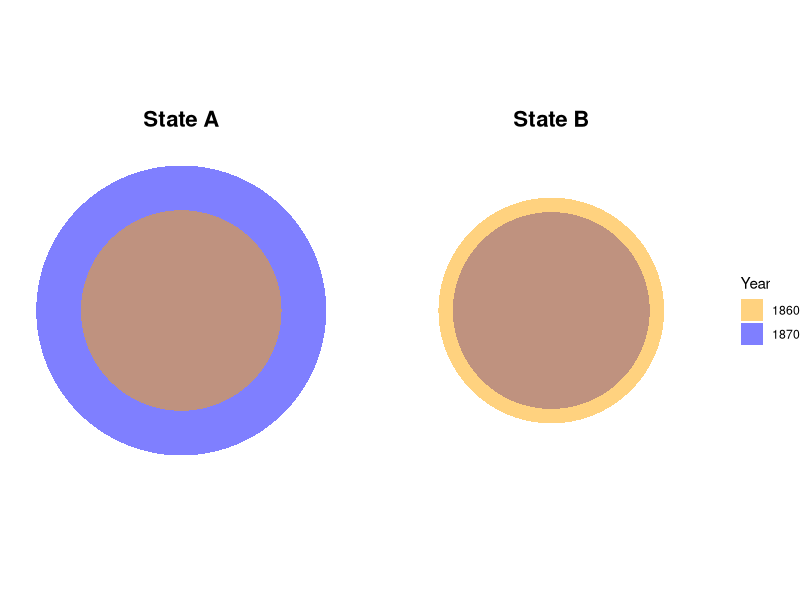
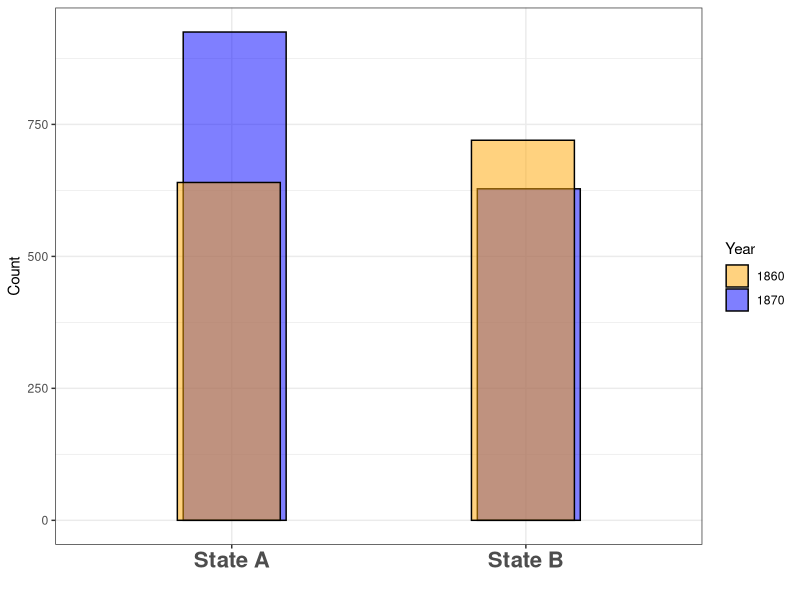
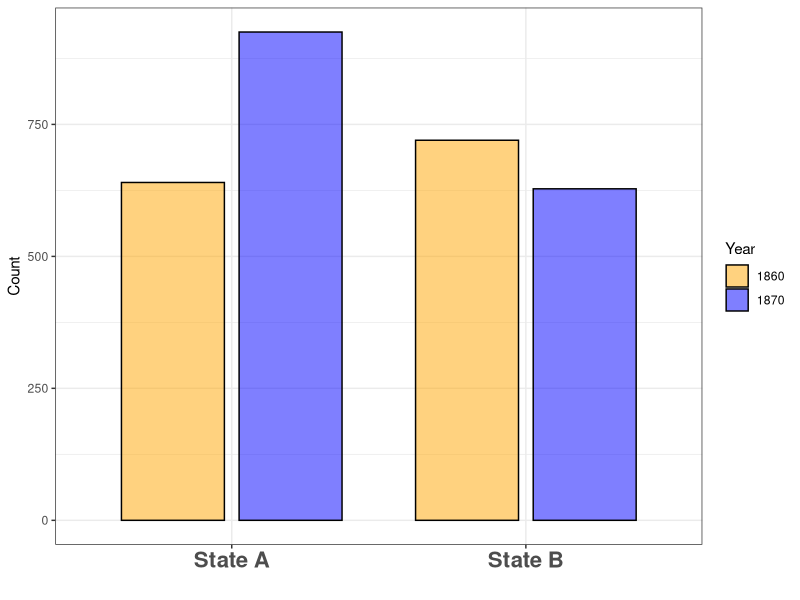
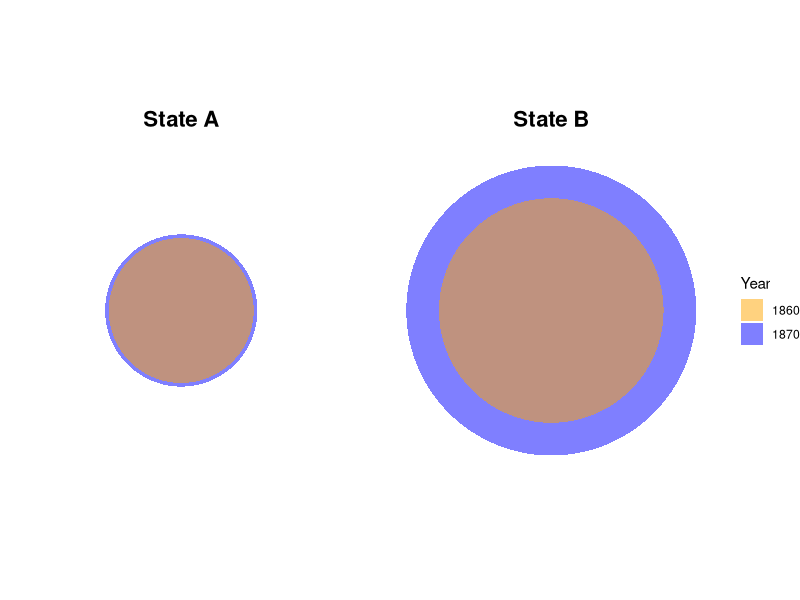
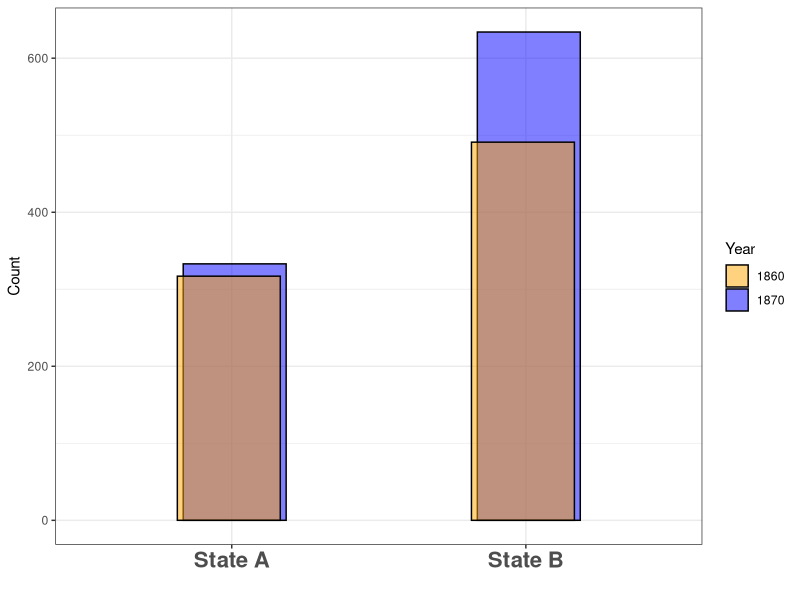
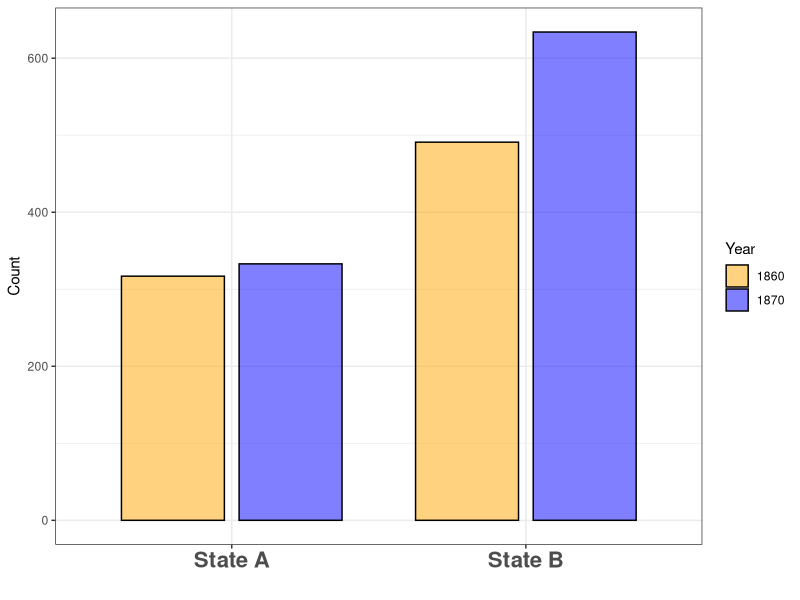
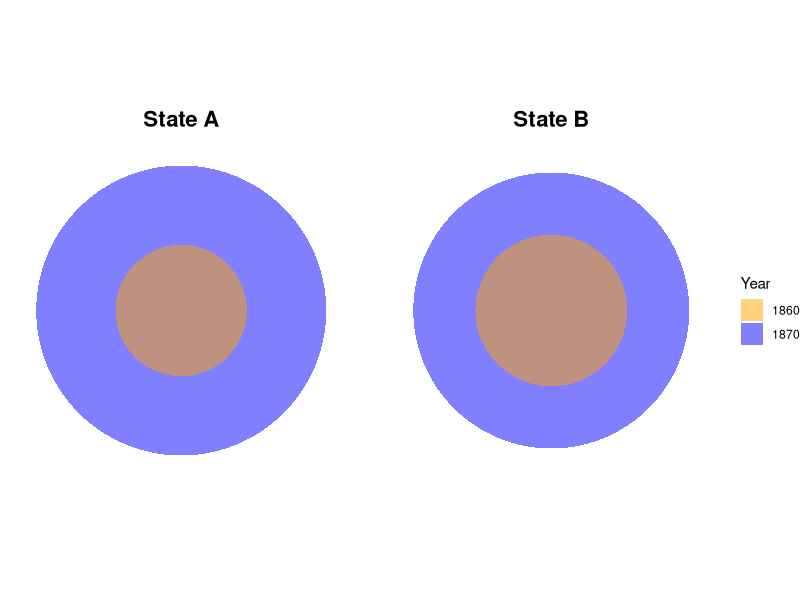
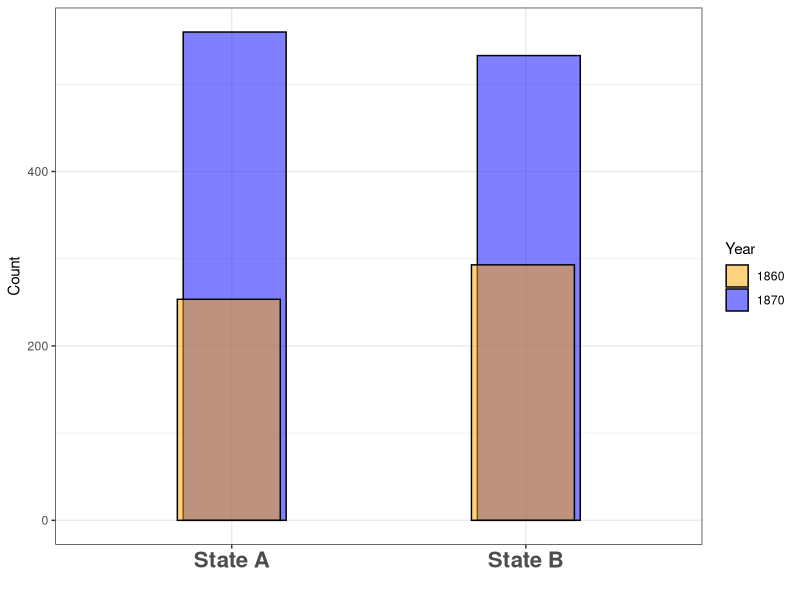

The R script that drew these images, in order:
## ---- chunk 1
library(ggplot2)
library(dplyr)
library(readr)
library(tidyr)
library(purrr)
library(stringr)

# Load data
visuals_data <- read_csv("Visuals_data_cleaned.csv",
                         col_types = cols(
                           State = col_character(),
                           Year = col_factor(levels = c("1860", "1870"), ordered = TRUE),
                           `Mentally Ill` = col_double(),
                           Blind = col_double(),
                           `Developmentally Disabled` = col_double(),
                           `Deaf-Mutes` = col_double()
                         ))

# Convert to long format
visuals_long <- visuals_data %>%
  pivot_longer(cols = c(`Mentally Ill`, Blind, `Developmentally Disabled`, `Deaf-Mutes`),
               names_to = "Category",
               values_to = "Count")

# Define the 10 specific states and their ratio calculations
target_ratios <- list(
  "MINNESOTA" = list(category = "Developmentally Disabled", ratio_type = "1860_to_1870"),
  "LOUISIANA" = list(category = "Mentally Ill", ratio_type = "1860_to_1870"),
  "WISCONSIN" = list(category = "Developmentally Disabled", ratio_type = "1860_to_1870"),
  "IOWA" = list(category = "Developmentally Disabled", ratio_type = "1860_to_1870"),
  "SOUTH CAROLINA" = list(category = "Mentally Ill", ratio_type = "1860_to_1870"),
  "TENNESSEE" = list(category = "Mentally Ill", ratio_type = "1860_to_1870"),
  "GEORGIA" = list(category = "Mentally Ill", ratio_type = "1860_to_1870"),
  "KENTUCKY" = list(category = "Developmentally Disabled", ratio_type = "1860_to_1870"),
  "MAINE" = list(category = "Developmentally Disabled", ratio_type = "1860_to_1870"),
  "MISSOURI" = list(category = "Mentally Ill", ratio_type = "1860_to_1870")
)

# Calculate individual state ratios (smaller/bigger for each state)
calculate_ratios <- function(data, target_states) {
  ratios_df <- data.frame(
    State = character(),
    Category = character(),
    Ratio_1860_to_1870 = numeric(),
    Count_1860 = numeric(),
    Count_1870 = numeric(),
    stringsAsFactors = FALSE
  )

  for (state in names(target_states)) {
    category <- target_states[[state]]$category

    state_data <- data %>%
      filter(State == state, Category == category) %>%
      select(State, Year, Category, Count) %>%
      pivot_wider(names_from = Year, values_from = Count)

    if (nrow(state_data) > 0) {
      count_1860 <- state_data$`1860`
      count_1870 <- state_data$`1870`
      
      # Calculate ratio as smaller/bigger to ensure it's always < 1
      if (count_1860 <= count_1870) {
        ratio <- count_1860 / count_1870
      } else {
        ratio <- count_1870 / count_1860
      }

      ratios_df <- rbind(ratios_df, data.frame(
        State = state,
        Category = category,
        Ratio_1860_to_1870 = ratio,
        Count_1860 = count_1860,
        Count_1870 = count_1870,
        stringsAsFactors = FALSE
      ))
    }
  }

  return(ratios_df)
}

# Calculate ratios for our target states
state_ratios <- calculate_ratios(visuals_long, target_ratios)
print("Calculated Ratios (all should be <= 1):")
print(state_ratios)

# FIXED: Define the 5 specific pairs as requested using c() instead of list()
specific_pairs <- list(
  c("TENNESSEE", "MAINE"),
  c("SOUTH CAROLINA", "GEORGIA"),
  c("WISCONSIN", "IOWA"),
  c("KENTUCKY", "MISSOURI"),
  c("MINNESOTA", "LOUISIANA")
)

cat("\nTotal number of specific pairs:", length(specific_pairs), "\n")

# Enhanced plotting function with anonymous labeling
create_anonymous_pair_plot <- function(data, vis_type, states, pair_number, ratios_data) {
  # Get the categories for each state
  state1_category <- target_ratios[[states[1]]]$category
  state2_category <- target_ratios[[states[2]]]$category

  # Filter data for both states and their respective categories
  df1 <- data %>% 
    filter(Category == state1_category, State == states[1])

  df2 <- data %>% 
    filter(Category == state2_category, State == states[2])

  # Create anonymous labels: State A and State B (no category info)
  df1$Anonymous_State <- "State A"
  df2$Anonymous_State <- "State B"
  
  # Combine the data
  df <- rbind(df1, df2) %>%
    mutate(Anonymous_State = factor(Anonymous_State, levels = c("State A", "State B")))

  if (nrow(df) == 0) {
    stop(paste("No data found for pair:", paste(states, collapse = " vs ")))
  }

  if (vis_type == "polar") {
    p <- ggplot(df, aes(x = 1, y = Count, fill = Year)) +
      geom_col(position = "identity", alpha = 0.5) +
      scale_fill_manual(values = c("1860" = "orange", "1870" = "blue")) +
      coord_polar(theta = "x") +
      facet_wrap(~ Anonymous_State, ncol = 2) +
      theme_void() +
      theme(strip.text = element_text(size = 16, face = "bold"))

  } else {
    base_plot <- ggplot(df, aes(x = Anonymous_State, y = Count, fill = Year)) +
      scale_fill_manual(values = c("1860" = "orange", "1870" = "blue")) +
      theme_bw() +
      theme(axis.text.x = element_text(size = 16, face = "bold")) +
      labs(x = "", y = "Count")

    if (vis_type == "overlaid") {
      p <- base_plot +
        # to change how overlapped they are change the position_dodge(width = x), as x approaches 0, it gets more overlaid 
         geom_col(position = position_dodge(width = .04), width = 0.7, alpha = 0.5, color = "black")

    } else if (vis_type == "dodged") {
      p <- base_plot +
        geom_col(position = position_dodge(width = .8), width = 0.7, alpha = 0.5, color = "black")
    } else {
      stop("Unknown visual type")
    }
  }

  return(p)
}

# Create output folder
if (!dir.exists("specific_pairs_anonymous")) {
  dir.create("specific_pairs_anonymous")
}

# Define visualization types
visual_types <- c("polar", "overlaid", "dodged")

# Generate plots for the 5 specific pairs only
cat("\nGenerating plots for", length(specific_pairs), "specific pairs...\n")

for (i in seq_along(specific_pairs)) {
  pair <- specific_pairs[[i]]
  cat("Processing pair", i, ":", paste(pair, collapse = " vs "), "\n")

  for (vis in visual_types) {
    tryCatch({
      # Create safe filename with pair number only (no state names)
      file_name <- paste0("specific_pairs_anonymous/Pair_", i, "_", vis, ".png")

      plot_obj <- create_anonymous_pair_plot(visuals_long, vis, pair, i, state_ratios)
      ggsave(file_name, plot = plot_obj, width = 10, height = 6, dpi = 300)

    }, error = function(e) {
      cat("Error creating", vis, "plot for pair", i, ":", e$message, "\n")
    })
  }
}

# Create a mapping file (for your reference only - don't share with viewers)
pair_mapping <- data.frame(
  Pair_Number = 1:length(specific_pairs),
  State_A = sapply(specific_pairs, `[`, 1),
  State_B = sapply(specific_pairs, `[`, 2),
  State_A_Category = sapply(specific_pairs, function(x) target_ratios[[x[1]]]$category),
  State_B_Category = sapply(specific_pairs, function(x) target_ratios[[x[2]]]$category)
)

write.csv(pair_mapping, "specific_pairs_anonymous/pair_mapping_CONFIDENTIAL.csv", row.names = FALSE)

# Create summary with anonymous data (safe to share)
anonymous_summary <- data.frame(
  Pair_Number = 1:length(specific_pairs),
  State_A_Category = sapply(specific_pairs, function(x) target_ratios[[x[1]]]$category),
  State_B_Category = sapply(specific_pairs, function(x) target_ratios[[x[2]]]$category)
)

write.csv(anonymous_summary, "specific_pairs_anonymous/anonymous_summary.csv", row.names = FALSE)

cat("\nPlot generation complete!\n")
cat("- Check 'specific_pairs_anonymous' folder for", length(specific_pairs) * length(visual_types), "plots\n")
cat("- Confidential mapping (for your eyes only): pair_mapping_CONFIDENTIAL.csv\n")
cat("- Anonymous summary (safe to share): anonymous_summary.csv\n")

print("\nPair mapping (CONFIDENTIAL - for your reference only):")
print(pair_mapping)

print("\nAnonymous summary (safe to share with viewers):")
print(anonymous_summary)


## ---- chunk 2
library(ggplot2)
library(dplyr)
library(readr)
library(tidyr)
library(purrr)
library(stringr)

# Load data
visuals_data <- read_csv("Visuals_data_cleaned.csv",
                         col_types = cols(
                           State = col_character(),
                           Year = col_factor(levels = c("1860", "1870"), ordered = TRUE),
                           `Mentally Ill` = col_double(),
                           Blind = col_double(),
                           `Developmentally Disabled` = col_double(),
                           `Deaf-Mutes` = col_double()
                         ))

# Convert to long format
visuals_long <- visuals_data %>%
  pivot_longer(cols = c(`Mentally Ill`, Blind, `Developmentally Disabled`, `Deaf-Mutes`),
               names_to = "Category",
               values_to = "Count")

# Define the 10 specific states and their ratio calculations
target_ratios <- list(
  "MINNESOTA" = list(category = "Developmentally Disabled", ratio_type = "1860_to_1870"),
  "LOUISIANA" = list(category = "Mentally Ill", ratio_type = "1860_to_1870"),
  "WISCONSIN" = list(category = "Developmentally Disabled", ratio_type = "1860_to_1870"),
  "IOWA" = list(category = "Developmentally Disabled", ratio_type = "1860_to_1870"),
  "SOUTH CAROLINA" = list(category = "Mentally Ill", ratio_type = "1860_to_1870"),
  "TENNESSEE" = list(category = "Mentally Ill", ratio_type = "1860_to_1870"),
  "GEORGIA" = list(category = "Mentally Ill", ratio_type = "1860_to_1870"),
  "KENTUCKY" = list(category = "Developmentally Disabled", ratio_type = "1860_to_1870"),
  "MAINE" = list(category = "Developmentally Disabled", ratio_type = "1860_to_1870"),
  "MISSOURI" = list(category = "Mentally Ill", ratio_type = "1860_to_1870")
)

# Calculate individual state ratios (smaller/bigger for each state)
calculate_ratios <- function(data, target_states) {
  ratios_df <- data.frame(
    State = character(),
    Category = character(),
    Ratio_1860_to_1870 = numeric(),
    Count_1860 = numeric(),
    Count_1870 = numeric(),
    stringsAsFactors = FALSE
  )

  for (state in names(target_states)) {
    category <- target_states[[state]]$category

    state_data <- data %>%
      filter(State == state, Category == category) %>%
      select(State, Year, Category, Count) %>%
      pivot_wider(names_from = Year, values_from = Count)

    if (nrow(state_data) > 0) {
      count_1860 <- state_data$`1860`
      count_1870 <- state_data$`1870`
      
      # Calculate ratio as smaller/bigger to ensure it's always < 1
      if (count_1860 <= count_1870) {
        ratio <- count_1860 / count_1870
      } else {
        ratio <- count_1870 / count_1860
      }

      ratios_df <- rbind(ratios_df, data.frame(
        State = state,
        Category = category,
        Ratio_1860_to_1870 = ratio,
        Count_1860 = count_1860,
        Count_1870 = count_1870,
        stringsAsFactors = FALSE
      ))
    }
  }

  return(ratios_df)
}

# Calculate ratios for our target states
state_ratios <- calculate_ratios(visuals_long, target_ratios)
print("Calculated Ratios (all should be <= 1):")
print(state_ratios)

# Generate ALL possible pairs from the 8 states
target_state_names <- names(target_ratios)
all_possible_pairs <- combn(target_state_names, 2, simplify = FALSE)

cat("\nTotal number of possible pairs:", length(all_possible_pairs), "\n")

# Enhanced plotting function that can handle mixed categories
create_enhanced_pair_plot <- function(data, vis_type, states, ratios_data) {
  # Get the categories for each state
  state1_category <- target_ratios[[states[1]]]$category
  state2_category <- target_ratios[[states[2]]]$category

  # Filter data for both states and their respective categories
  df1 <- data %>% 
    filter(Category == state1_category, State == states[1])

  df2 <- data %>% 
    filter(Category == state2_category, State == states[2])

  # Combine the data
  df <- rbind(df1, df2) %>%
    mutate(State = factor(State, levels = states))  # Preserve order

  if (nrow(df) == 0) {
    stop(paste("No data found for:", paste(states, collapse = " vs ")))
  }

  # Create title WITHOUT ratio information (as requested)
  title_text <- paste0(vis_type, " - ", states[1], " (", state1_category, 
                       ") vs ", states[2], " (", state2_category, ")")

  if (vis_type == "polar") {
    p <- ggplot(df, aes(x = 1, y = Count, fill = Year)) +
      geom_col(position = "identity", alpha = 0.5) +
      scale_fill_manual(values = c("1860" = "grey90", "1870" = "black")) +
      coord_polar(theta = "x") +
      facet_wrap(~ paste(State, Category, sep = "\n"), ncol = 2) +
      theme_void() +
      labs(title = title_text)

  } else {
    # Create combined state-category labels for x-axis
    df$State_Category <- paste(df$State, df$Category, sep = "\n")

    base_plot <- ggplot(df, aes(x = State_Category, y = Count, fill = Year)) +
      scale_fill_manual(values = c("1860" = "grey90", "1870" = "black")) +
      theme_bw() +
      theme(axis.text.x = element_text(angle = 45, hjust = 1, size = 8)) +
      labs(title = title_text,
           x = "State / Category",
           y = "Count")

    if (vis_type == "overlaid") {
      p <- base_plot +
        geom_col(position = "identity", alpha = 0.5, color = "black")

    } else if (vis_type == "dodged") {
      p <- base_plot +
        geom_col(position = position_dodge(width = .8), width = 0.7, alpha = 0.5, color = "black")
    } else {
      stop("Unknown visual type")
    }
  }

  return(p)
}

# Create output folder
if (!dir.exists("all_pairs_ratios")) {
  dir.create("all_pairs_ratios")
}

# Define visualization types
visual_types <- c("polar", "overlaid", "dodged")

# Generate all plots for every possible pair
cat("\nGenerating plots for all", length(all_possible_pairs), "possible pairs...\n")

for (i in seq_along(all_possible_pairs)) {
  pair <- all_possible_pairs[[i]]
  cat("Processing pair", i, ":", paste(pair, collapse = " vs "), "\n")

  for (vis in visual_types) {
    tryCatch({
      # Create safe filename
      file_name <- paste0("all_pairs_ratios/Pair_", i, "_", 
                         paste(pair, collapse = "_"), "_", 
                         vis, ".png")

      plot_obj <- create_enhanced_pair_plot(visuals_long, vis, pair, state_ratios)
      ggsave(file_name, plot = plot_obj, width = 10, height = 6, dpi = 300)

    }, error = function(e) {
      cat("Error creating", vis, "plot for", paste(pair, collapse = " vs "), ":", e$message, "\n")
    })
  }
}

# Create a summary table of all ratios
write.csv(state_ratios, "all_pairs_ratios/state_ratios_summary.csv", row.names = FALSE)

# FULLY CORRECTED: Create pairs_summary with all calculations based on raw 1870 counts
pairs_summary <- data.frame(
  Pair_Number = 1:length(all_possible_pairs),
  State1 = sapply(all_possible_pairs, `[`, 1),
  State2 = sapply(all_possible_pairs, `[`, 2),
  State1_Category = sapply(all_possible_pairs, function(x) target_ratios[[x[1]]]$category),
  State2_Category = sapply(all_possible_pairs, function(x) target_ratios[[x[2]]]$category),
  State1_Ratio = sapply(all_possible_pairs, function(x) {
    state_ratios[state_ratios$State == x[1], "Ratio_1860_to_1870"]
  }),
  State2_Ratio = sapply(all_possible_pairs, function(x) {
    state_ratios[state_ratios$State == x[2], "Ratio_1860_to_1870"]
  })
)

# Add the 1870 count values for each state in each pair
pairs_summary$State1_Count_1870 <- sapply(all_possible_pairs, function(x) {
  state_ratios[state_ratios$State == x[1], "Count_1870"]
})

pairs_summary$State2_Count_1870 <- sapply(all_possible_pairs, function(x) {
  state_ratios[state_ratios$State == x[2], "Count_1870"]
})

# Calculate smaller to bigger ratio using 1870 raw count values
pairs_summary$Smaller_to_Bigger_Ratio <- apply(pairs_summary, 1, function(row) {
  count1_1870 <- as.numeric(row["State1_Count_1870"])
  count2_1870 <- as.numeric(row["State2_Count_1870"])
  
  # Take smaller 1870 count divided by bigger 1870 count
  smaller_count <- min(count1_1870, count2_1870)
  bigger_count <- max(count1_1870, count2_1870)
  
  # Avoid division by zero
  if (bigger_count == 0) {
    return(0)
  }
  
  result <- smaller_count / bigger_count
  return(result)
})

# CORRECTED: Determine which state has smaller/bigger 1870 count (not ratio)
pairs_summary$Smaller_Ratio_State <- apply(pairs_summary, 1, function(row) {
  count1_1870 <- as.numeric(row["State1_Count_1870"])
  count2_1870 <- as.numeric(row["State2_Count_1870"])
  if (count1_1870 <= count2_1870) {
    return(row["State1"])
  } else {
    return(row["State2"])
  }
})

pairs_summary$Bigger_Ratio_State <- apply(pairs_summary, 1, function(row) {
  count1_1870 <- as.numeric(row["State1_Count_1870"])
  count2_1870 <- as.numeric(row["State2_Count_1870"])
  if (count1_1870 >= count2_1870) {
    return(row["State1"])
  } else {
    return(row["State2"])
  }
})

# Verification
cat("\nVerifying pairs_summary calculations:\n")
cat("State1_Ratio range:", min(pairs_summary$State1_Ratio), "to", max(pairs_summary$State1_Ratio), "\n")
cat("State2_Ratio range:", min(pairs_summary$State2_Ratio), "to", max(pairs_summary$State2_Ratio), "\n")
cat("State1_Count_1870 range:", min(pairs_summary$State1_Count_1870), "to", max(pairs_summary$State1_Count_1870), "\n")
cat("State2_Count_1870 range:", min(pairs_summary$State2_Count_1870), "to", max(pairs_summary$State2_Count_1870), "\n")
cat("Smaller_to_Bigger_Ratio range:", min(pairs_summary$Smaller_to_Bigger_Ratio), "to", max(pairs_summary$Smaller_to_Bigger_Ratio), "\n")

# Check that everything is consistent
cat("\nConsistency check - verifying smaller/bigger assignments match ratio calculations:\n")
for (i in 1:min(5, nrow(pairs_summary))) {  # Check first 5 rows as examples
  row <- pairs_summary[i, ]
  count1 <- row$State1_Count_1870
  count2 <- row$State2_Count_1870
  smaller_state <- row$Smaller_Ratio_State
  bigger_state <- row$Bigger_Ratio_State
  calculated_ratio <- row$Smaller_to_Bigger_Ratio
  expected_ratio <- min(count1, count2) / max(count1, count2)
  
  cat("Pair", i, ":", row$State1, "(", count1, ") vs", row$State2, "(", count2, ")\n")
  cat("  Smaller state:", smaller_state, ", Bigger state:", bigger_state, "\n")
  cat("  Calculated ratio:", round(calculated_ratio, 4), ", Expected:", round(expected_ratio, 4), "\n")
  if (abs(calculated_ratio - expected_ratio) > 0.0001) {
    cat("  WARNING: Mismatch!\n")
  } else {
    cat("  OK: Match!\n")
  }
}

if (max(pairs_summary$Smaller_to_Bigger_Ratio) <= 1) {
  cat("SUCCESS: All Smaller_to_Bigger_Ratio values are <= 1\n")
} else {
  cat("WARNING: Some Smaller_to_Bigger_Ratio values are > 1\n")
}

write.csv(pairs_summary, "all_pairs_ratios/pairs_summary.csv", row.names = FALSE)

cat("\nPlot generation complete!\n")
cat("- Check 'all_pairs_ratios' folder for all", length(all_possible_pairs) * length(visual_types), "plots\n")
cat("- Ratios summary: state_ratios_summary.csv\n")
cat("- Pairs summary: pairs_summary.csv (All ratios based on 1870 raw counts)\n")

# Print the pairs summary
print("\nAll possible pairs with corrected calculations (all based on 1870 raw counts):")
print(pairs_summary[, c("Pair_Number", "State1", "State2", "State1_Count_1870", "State2_Count_1870", "Smaller_to_Bigger_Ratio", "Smaller_Ratio_State", "Bigger_Ratio_State")])

pairs_summary <- as.data.frame(pairs_summary)
